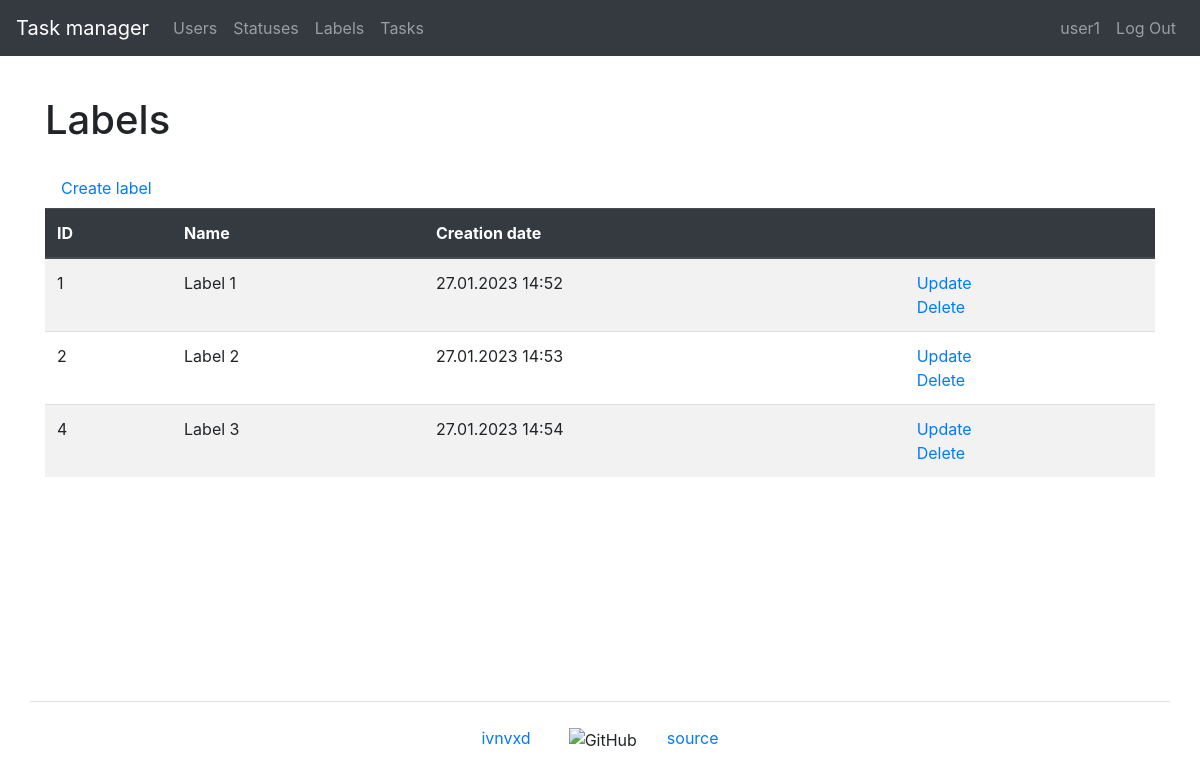
The page /labels/ (signed in) on the database as committed earlier.
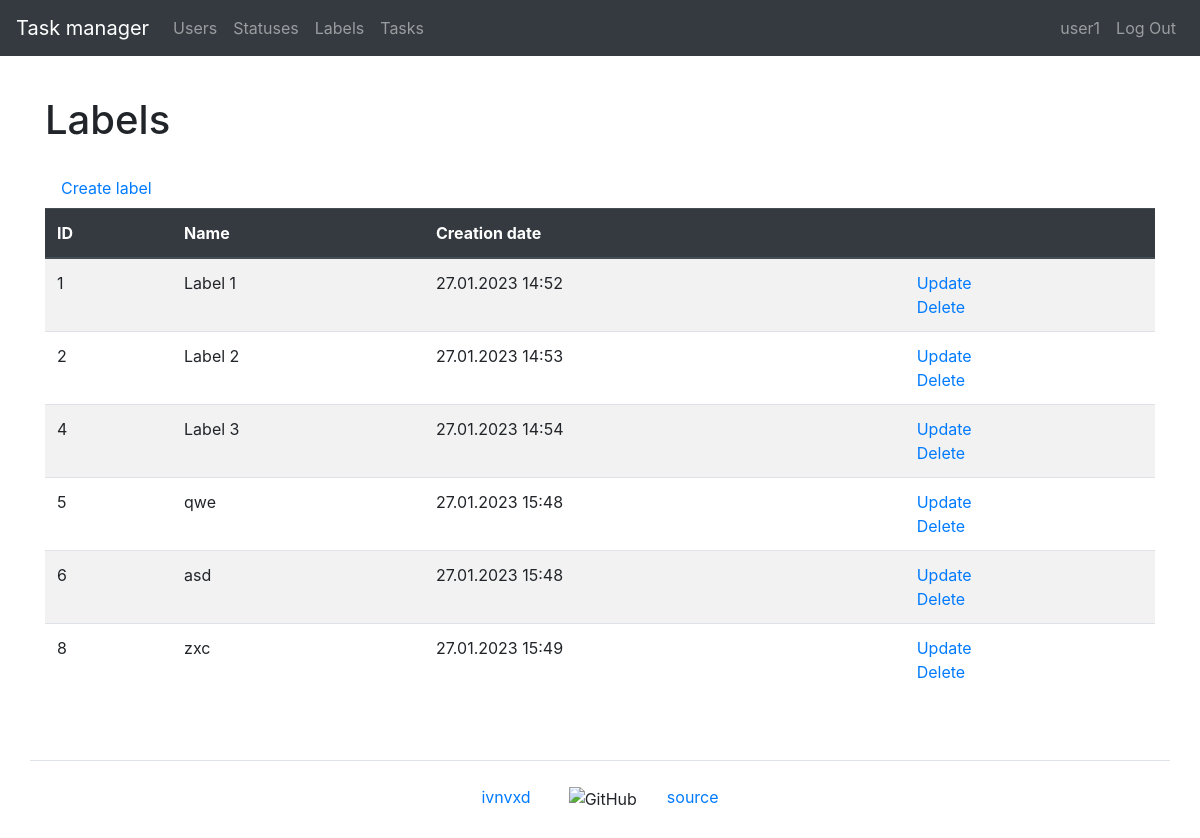
The same page on the database as committed later.
### task_manager/users/models.py (models this page shows, shortened)
class User(AbstractUser):
    first_name = models.CharField(max_length=150)
    last_name = models.CharField(max_length=150)

### task_manager/labels/models.py (models this page shows, shortened)
class Label(models.Model):
    name = models.CharField(
        max_length=150,
        unique=True,
        blank=False,
        verbose_name=_('Name'),
    )
    date_created = models.DateTimeField(
        auto_now_add=True,
        verbose_name=_('Creation date')
    )
    class Meta:
        verbose_name = _('Label')
        verbose_name_plural = _('Labels')

### task_manager/labels/views.py (the view)
# urls.py: path('', LabelsListView.as_view(), name='labels'),
class LabelsListView(AuthRequiredMixin, ListView):
    template_name = 'labels/labels.html'
    model = Label
    context_object_name = 'labels'
    extra_context = {
        'title': _('Labels')
    }

### task_manager/mixins.py (called while the page is built)
    def dispatch(self, request, *args, **kwargs):
        if not request.user.is_authenticated:
            messages.error(request, self.auth_message)
            return redirect(reverse_lazy('login'))
        return super().dispatch(request, *args, **kwargs)

### task_manager/templates/labels/labels.html (shortened to what this page needs)
{% extends "base.html" %}
{% load bootstrap4 %}
{% load i18n %}
{% block content %}
    <h1 class="my-4">{{ title }}</h1>
    <a class="nav-link" href="{% url 'label_create' %}">{% trans 'Create label' %}</a>
    <table class="table table-striped">
        <thead class="thead-dark">
            <tr>
                <th>ID</th>
                <th>{% trans 'Name' %}</th>
                <th>{% trans 'Creation date' %}</th>
                <th></th>
            </tr>
        </thead>
        <tbody>
            {% if labels %}
                {% for label in labels %}
                    <tr>
                        <td>{{ label.id }}</td>
                        <td>{{ label.name }}</td>
                        <td>{{ label.date_created|date:"d.m.Y H:i" }}</td>
                        <td>
                          <a href="{% url 'label_update' label.id %}">{% trans 'Update' %}</a>
                          <br>
                          <a href="{% url 'label_delete' label.id %}">{% trans 'Delete' %}</a>
                        </td>
                    </tr>
                {% endfor %}
            {% endif %}
        </tbody>
    </table>
{% endblock content %}

### task_manager/templates/base.html (shortened to what this page needs)
{% load i18n %}
{% get_current_language as LANGUAGE_CODE %}
{% load bootstrap4 %}
<!DOCTYPE html>
<html lang="{{ LANGUAGE_CODE }}">
    <head>
        {% bootstrap_css %}
    </head>
    <body class="d-flex flex-column min-vh-100">
        <header>
            {% include 'navbar.html' %}
        </header>
        <main class="container wrapper flex-grow-1">
            {% block content %}{% endblock %}
        </main>
        <footer>
            {% include 'footer.html' %}
        </footer>
    </body>
</html>

### task_manager/templates/navbar.html (shortened to what this page needs)
{% load i18n %}
<nav class="navbar navbar-expand-md navbar-dark bg-dark mb-3">
    <a class="navbar-brand" href="{% url 'home' %}">{% trans "Task manager" %}</a>
    <div class="collapse navbar-collapse" id="navbarToggleExternalContent">
        <ul class="navbar-nav mr-auto">
            <li class="nav-item">
                <a class="nav-link" href="{% url 'users' %}">{% trans "Users" %}</a>
            </li>
            {% if user.is_authenticated %}
                <li class="nav-item">
                    <a class="nav-link" href="{% url 'statuses' %}">{% trans "Statuses" %}</a>
                </li>
                <li class="nav-item">
                    <a class="nav-link" href="{% url 'labels' %}">{% trans "Labels" %}</a>
                </li>
                <li class="nav-item">
                    <a class="nav-link" href="{% url 'tasks' %}">{% trans "Tasks" %}</a>
                </li>
            {% endif %}
        </ul>
        <ul class="navbar-nav">
            {% if user.is_authenticated %}
                <li class="nav-item">
                    <a class="nav-link" href="{% url 'user_update' user.id %}">{{ user.username }}</a>
                </li>
                <li class="nav-item">
                    <a class="nav-link" href="{% url 'logout' %}">{% trans "Log Out" %}</a>
                </li>
            {% endif %}
        </ul>
    </div>
</nav>

### task_manager/templates/footer.html
{% load i18n %}
<div class="container flex-column my-5 pt-4 border-top">
  <div class="row justify-content-sm-center">
    <div class="col-sm-auto">
      <a target="_blank" href="https://github.com/ivnvxd">ivnvxd</a>
    </div>
    <div class="col-sm-auto">
      <img class='ml-2' src="https://github.githubassets.com/favicons/favicon.svg" alt="GitHub" height="16px">
    </div>
    <div class="col-sm-auto">
      <a target="_blank" href="https://github.com/ivnvxd/python-project-52">{% trans "source" %}</a>
    </div>
  </div>
</div>

Rows that differ between the two databases and show on the page:
added Label: id "5", name "qwe", date_created "27.01.2023 15:48"
added Label: id "6", name "asd", date_created "27.01.2023 15:48"
added Label: id "8", name "zxc", date_created "27.01.2023 15:49"
